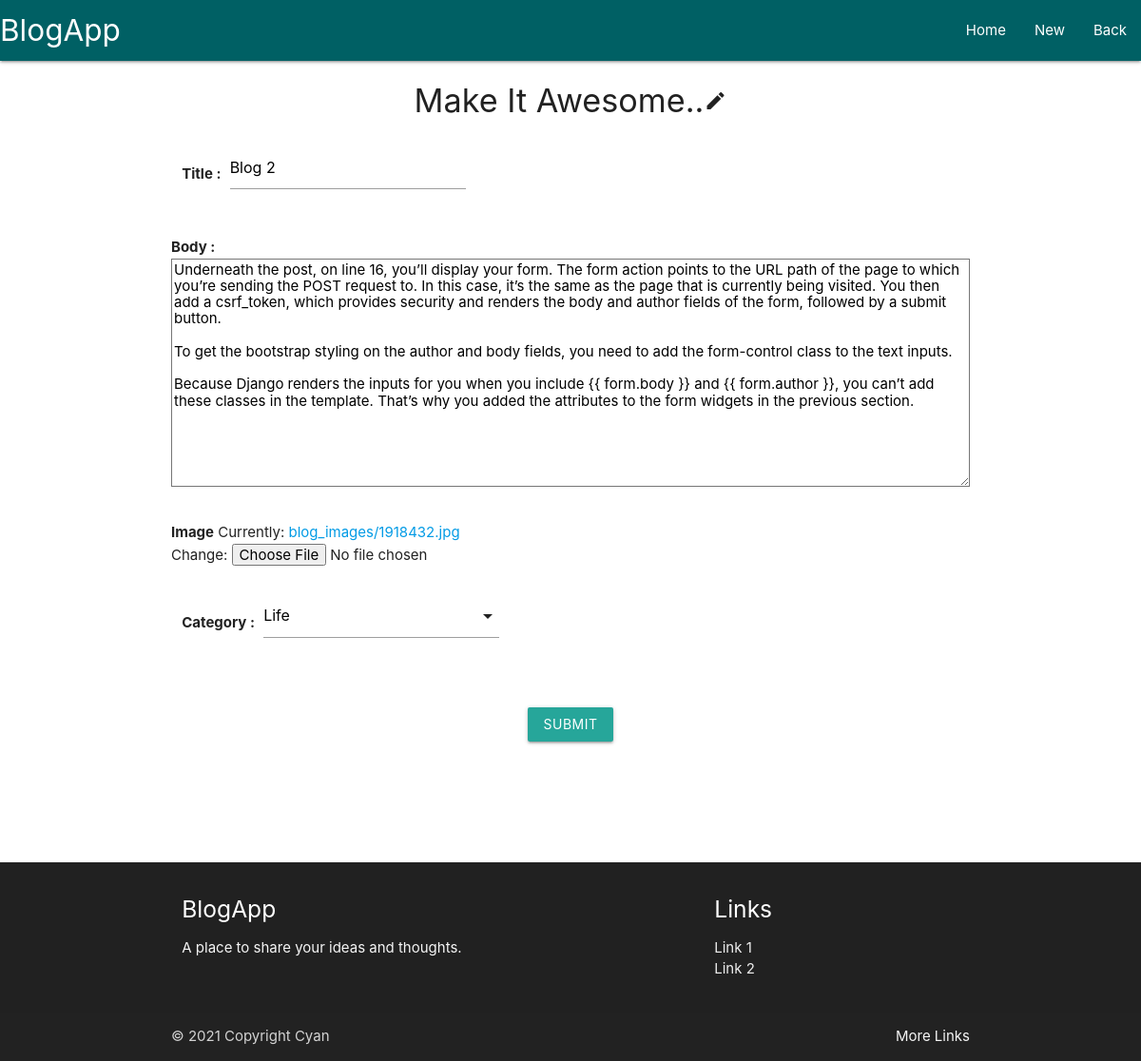
/blog/2/, run on an earlier commit of the app's database.
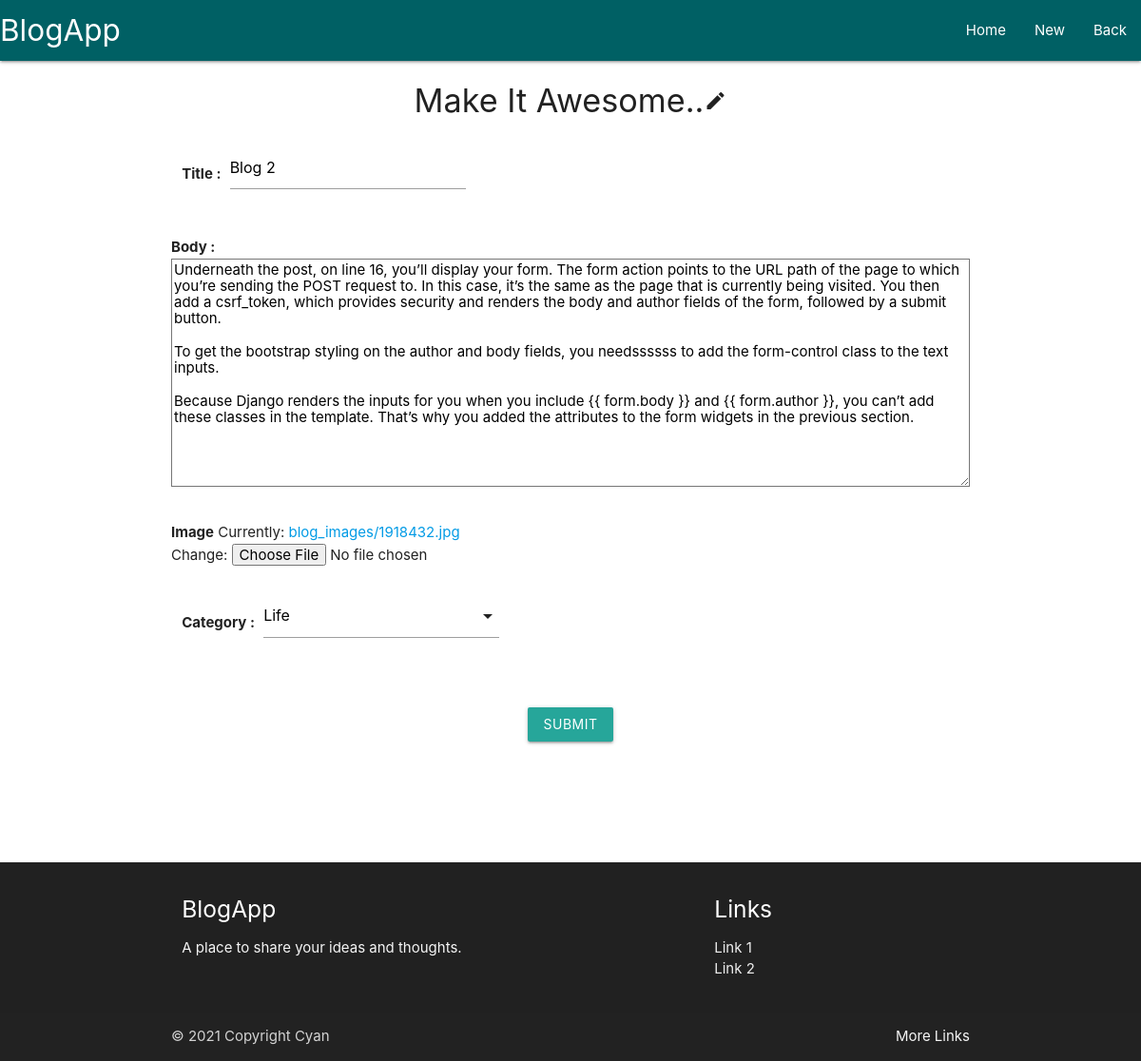
And on a later commit of the database.
### app/models.py (models this page shows, shortened)
class Posts(models.Model):
    title = models.CharField(max_length=50)
    body = models.TextField()
    image = models.ImageField(upload_to="blog_images")
    post_on = models.DateTimeField(auto_now_add=True)
    last_modify = models.DateTimeField(auto_now_add=True)
    categories = models.ForeignKey('Category', on_delete=models.CASCADE)

### app/views.py (the view, shortened to what this page needs)
# urls.py: path("blog/<int:pk>/",edit_blog,name="edit_blog"),
def edit_blog(request,pk):
    context={}
    post=Posts.objects.get(pk=pk)
    if request.method=="GET":
        form=PostForm(instance=post)
        return render(request,"app/edit_blog.html",{"form":form,"post":post})

### app/forms.py
class PostForm(forms.ModelForm):
    class Meta:
        model = Posts
        fields = ('title', 'body', 'image','categories')
        widgets={
            'body':forms.Textarea(attrs={'style':'height:30vh'}),
        }

### app/models.py (called while the page is built)
    def __str__(self):
        return self.name

### app/templates/app/edit_blog.html (shortened to what this page needs)
{% extends "app/base.html" %} {% block custom-nav %}
<li><a href="{% url 'blog_detail' post.pk %}">Back</a></li>
{% endblock %} {% block content %}
<div class="container">
  <div class="center-align">
    <h4>Make It Awesome..<i class="material-icons prefix">edit</i></h4>
  </div>
  <form method="post" enctype="multipart/form-data">
    <div class="row">
      <div class="col s12">
        <b>Title :</b>
        <div class="input-field inline">{{form.title}}</div>
      </div>
    </div>
    <span> <b>Body :</b></span>
    {{form.body}}
    <br /><br />
    <div class="input-field">
      <span><b>Image</b></span>
      {{form.image}}
    </div>
    <div class="row">
      <div class="col s12">
        <b>Category :</b>
        <div class="input-field inline">{{form.categories}}</div>
      </div>
    </div>
    <br />
    <div class="center-align">
      <button type="submit" class="btn btn-primary">Submit</button>
    </div>
  </form>
</div>
{% endblock %}

### app/templates/app/base.html (shortened to what this page needs)
<head>
  {% load static %}
  <link
    rel="stylesheet"
    href="https://cdnjs.cloudflare.com/ajax/libs/materialize/1.0.0/css/materialize.min.css"
  />
</head>
<body>
  {%block nav%}
  <div class="navbar-fixed">
    <nav class="cyan darken-4">
      <div class="nav-wrapper">
        <a href="#" class="brand-logo">BlogApp</a>
        <ul id="nav-mobile" class="right hide-on-med-and-down">
          <li><a href="{% url 'all_blogs' %}">Home</a></li>
          <li><a href="{% url 'add_blog' %}">New</a></li>
          {% block custom-nav %}{% endblock %}
        </ul>
      </div>
    </nav>
  </div>
  {%endblock%}
  <main style="min-height: 65vh">{%block content%} {%endblock%}</main>
  <br />
</body>
{% block footer %}
<footer class="page-footer grey darken-4">
  <div class="container">
    <div class="row">
      <div class="col l6 s12">
        <h5 class="white-text">BlogApp</h5>
        <p class="grey-text text-lighten-4">
          A place to share your ideas and thoughts.
        </p>
      </div>
      <div class="col l4 offset-l2 s12">
        <h5 class="white-text">Links</h5>
        <ul>
          <li><a class="grey-text text-lighten-3" href="#!">Link 1</a></li>
          <li><a class="grey-text text-lighten-3" href="#!">Link 2</a></li>
        </ul>
      </div>
    </div>
  </div>
  <div class="footer-copyright">
    <div class="container">
      © 2021 Copyright Cyan
      <a class="grey-text text-lighten-4 right" href="#!">More Links</a>
    </div>
  </div>
</footer>
{% endblock %}

What changed in the data, as far as the page shows it:
changed Posts "Blog 2": body "…and body fields, you need to add the form-control…" → "…and body fields, you needssssss to add the form-control…"
